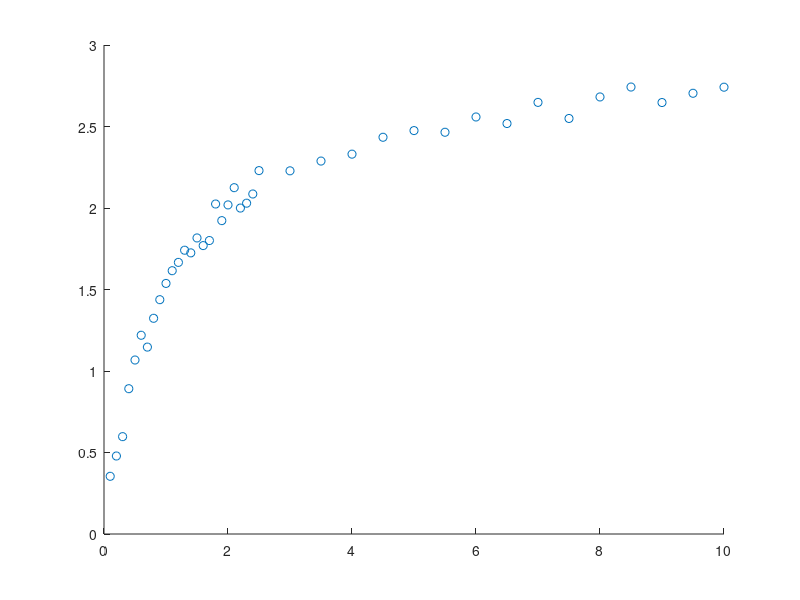
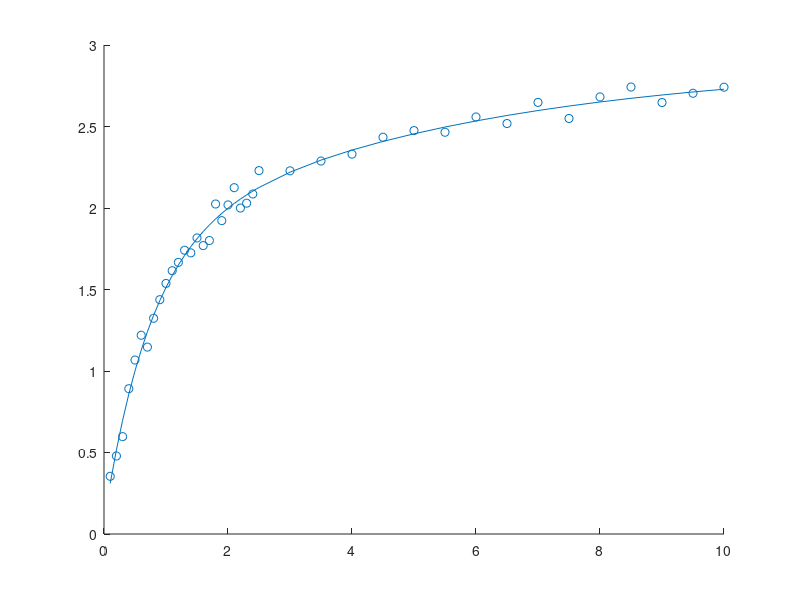

MATLAB code to generate these figures, in order:
clc
clear
close all

load('dados_GNa');
figure(1)
scatter(x3,y3);
%funcao exponencial
x = x3(:);
y = y3(:);
n = 3; %grau da função
th = zeros((n*2)-1, 1);
th(1) = 1;
for i = 1:n-1
    th(2*i) = rand() * -1;
    th((2*i)+1) = rand()* -1;
endfor
alfa = 0.1;
Dmax = 0.5;
%criando o modelo
ym = th(1);
for i=1:n-1
  ym = ym + th(2*i)*exp(th((2*i)+1).*x);
endfor
%figura para plotar
figure(2)
scatter(x,y);
hold on
h = plot(x,ym);
crit = 1
cont=0

while crit == 1
cont=cont+1

dy = y-ym;
%criando o jacobiano
J = x.^0;
for i = 1:n-1
J = [J exp(th((2*i)+1).*x) x.*th(2*i).*exp(th((2*i)+1).*x)];
endfor
dth = inv(J'*J)*J'*dy;

dth = alfa*dth;

if (norm(dth) > Dmax) % se a norma for maior que o limite
dth = Dmax*dth/norm(dth); % satura a norma
end

th = th + dth;
ym = th(1);
for i=1:n-1
  ym = ym + th(2*i)*exp(th((2*i)+1).*x);;
endfor
set(h,'YData',real(ym))
drawnow;
pause(0.02);
if norm(dth) < 1e-4 || isnan(dth(1));
  crit = 0;
endif
endwhile
